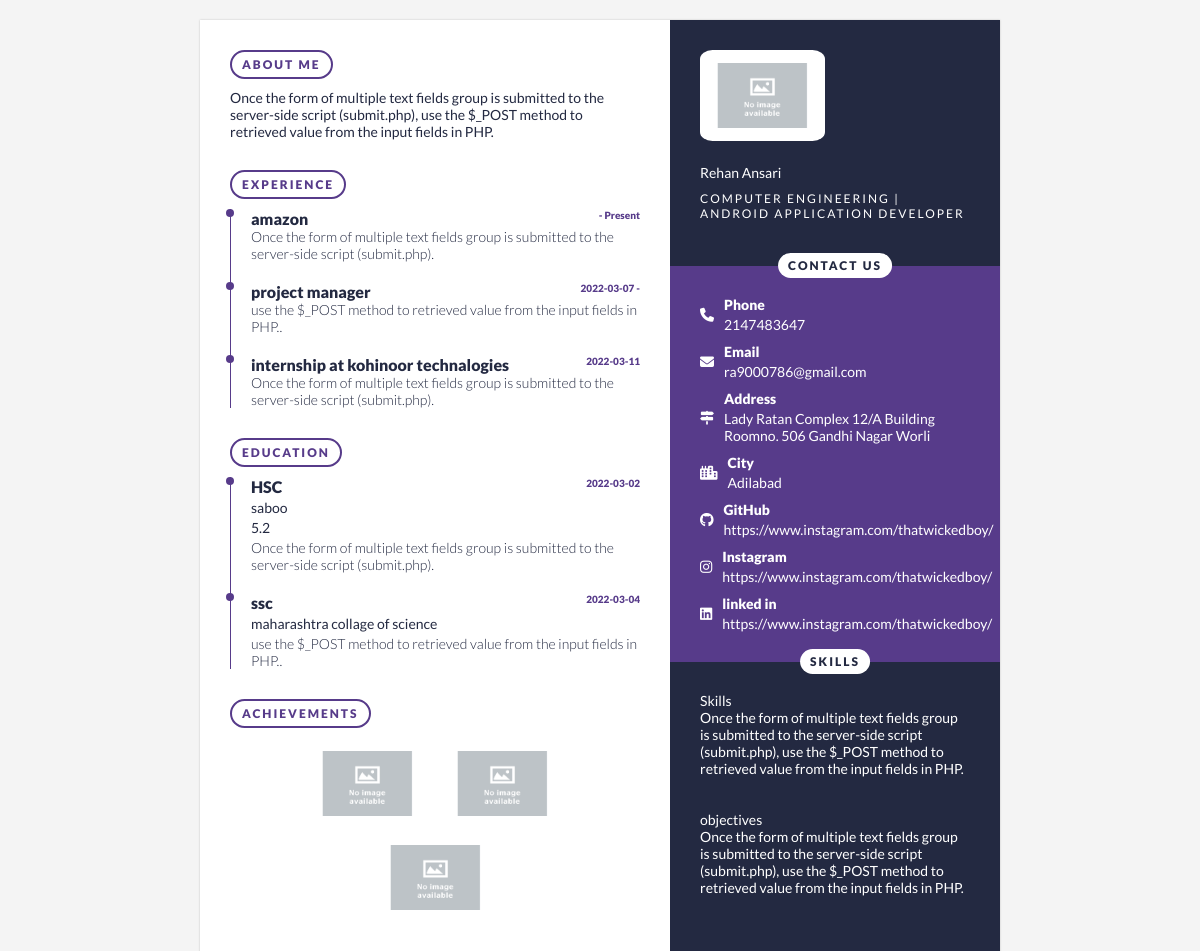
/Admin/Resume-Design/index.php?id=151, run on the app's committed database.
### tables this page shows
CREATE TABLE `resumedetail` (
  `ID` int(11) NOT NULL,
  `name` varchar(25) NOT NULL,
  `contact` int(10) NOT NULL,
  `address` varchar(500) NOT NULL,
  `email` varchar(20) NOT NULL,
  `about` varchar(500) NOT NULL,
  `githublink` varchar(50) NOT NULL,
  `instalink` varchar(50) NOT NULL,
  `linkedinlink` varchar(50) NOT NULL,
  `city` varchar(50) NOT NULL,
  `studies` varchar(50) NOT NULL,
  `occupation` varchar(50) NOT NULL,
  `position` varchar(500) NOT NULL,
  `workdate` varchar(50) NOT NULL,
  `workabout` varchar(500) NOT NULL,
  `education` varchar(500) NOT NULL,
  `university` varchar(500) NOT NULL,
  `cgpa` double NOT NULL,
  `edudate` varchar(50) NOT NULL,
  `eduabout` varchar(500) NOT NULL,
  `skills` varchar(500) NOT NULL,
  `objectives` varchar(500) NOT NULL,
  `profilepic` varchar(100) NOT NULL,
  `achivements` varchar(100) NOT NULL
);

### Admin/Resume-Design/index.php (the view, shortened to what this page needs)
<?php
include '../conn.php';
$ids = $_GET['id'];
$showquery = "select * from resumedetail where ID={$ids}";
$showdata = mysqli_query($conn,$showquery);
$arrdata = mysqli_fetch_array($showdata);
$position = $arrdata['position'];
$exp = explode(",", $position);
$workdate = $arrdata['workdate'];
$WD = explode(",", $workdate);
$workabout = $arrdata['workabout'];
$WA = explode(",", $workabout);
$edu = $arrdata['education'];
$EDU = explode(",", $edu);
$uni = $arrdata['university'];
$UNI = explode(",", $uni);
$cg = $arrdata['cgpa'];
$cgpa = explode(",", $cg);
$edudate = $arrdata['edudate'];
$EDUD = explode(",", $edudate);
$eduabout = $arrdata['eduabout'];
$EDUA = explode(",", $eduabout);
$ach = $arrdata['achivements'];
$achive = explode(",", $ach);
?>
<!DOCTYPE html>
<html>
<head>
	<link rel="stylesheet" type="text/css" href="styles.css">
</head>
<body>
	<div class="wrapper">
		<div class="resume_design">
			<div class="resume_left">
				<div class="about_sec">
					<div class="button">About Me</div>
					<p><?php echo $arrdata['about']; ?></p>
				</div>
				<div class="exp_sec">
					<div class="button">Experience</div>
					<ul>
						<li>
							<div class="item">
								<div class="item_grp">
									<p class="title"><?php echo $exp[0]; ?></p>
									<span class="timeline"><?php echo $WD[0]; ?> - Present</span>
								</div>
								<p class="content"><?php echo $WA[0]; ?>.</p>
							</div>
						</li>
						<li>
							<div class="item">
								<div class="item_grp">
								<?php if (empty($exp[1])) : ?>
										<p class="content">Data Not Given</p>
									<?php else : ?>
										<p class="title"><?php echo $exp[1]; ?></p>
									<?php endif; ?>
									<?php if (empty($WD[1])) : ?>
										<p class="content">Data Not Given</p>
									<?php else : ?>
										<span class="timeline"><?php echo $WD[1]; ?> - <?php echo $WD[0]; ?></span>
									<?php endif; ?>
								</div>
								<?php if (empty($WA[1])) : ?>
										<p class="content">Data Not Given</p>
									<?php else : ?>
										<p class="content"><?php echo $WA[1]; ?>.</p>
									<?php endif; ?>
							</div>
						</li>
						<li>
							<div class="item">
								<div class="item_grp">
									<?php if (empty($exp[2])) : ?>
										<p class="content">Data Not Given</p>
									<?php else : ?>
										<p class="title"><?php echo $exp[2]; ?></p>
									<?php endif; ?>
									<?php if (empty($WD[2])) : ?>
									<?php else : ?>
										<span class="timeline"><?php echo $WD[2]; ?></span>
									<?php endif; ?>
								</div>
								<?php if (empty($WA[2])) : ?>
									<?php else : ?>
										<p class="content"><?php echo $WA[2]; ?>.</p>
									<?php endif; ?>
							</div>
						</li>
					</ul>
				</div>
				<div class="edu_sec">
					<div class="button">Education</div>
					<ul>
						<li>
							<div class="item">
								<div class="item_grp">
									<p class="title"><?php echo $EDU[0]; ?></p>
									<p class="sub_title"><?php echo $UNI[0]; ?></p>
									<p class="sub_title"><?php echo $cgpa[0]; ?></p>
									<span class="timeline"><?php echo $EDUD[0]; ?></span>
								</div>
								<p class="content"><?php echo $EDUA[0]; ?>.</p>
							</div>
						</li>
						<li>
						<div class="item">
								<div class="item_grp">
								<?php if (empty($EDU[1])) : ?>
										<p class="content">Data Not Given</p>
									<?php else : ?>
										<p class="title"><?php echo $EDU[1]; ?></p>
									<?php endif; ?>
									<?php if (empty($UNI[1])) : ?>
									<?php else : ?>
										<p class="sub_title"><?php echo $UNI[1]; ?></p>
									<?php endif; ?>
									<?php if (empty($EDUD[1])) : ?>
									<?php else : ?>
										<span class="timeline"><?php echo $EDUD[1]; ?></span>
									<?php endif; ?>
								</div>
								<?php if (empty($EDUA[1])) : ?>
									<?php else : ?>
										<p class="content"><?php echo $EDUA[1]; ?>.</p>
									<?php endif; ?>
							</div>
						</li>
					</ul>
				</div>
				<div class="achievement_sec">
					<div class="button">Achievements</div>
					<div class="image-container">
						<div class="img_holder2">
						<img id="img1" src="../../Resume Page/assets/achivements/<?php     echo $achive[0];     ?>" alt="Not Uploaded" onerror=this.src="../../images/no-image.png">
					    </div>
						<div class="img_holder2">
						<img id="img2" src="../../Resume Page/assets/achivements/<?php     echo $achive[1];     ?>" alt="Not Uploaded" onerror=this.src="../../images/no-image.png">
					    </div>
					</div>
					<div class="image-container">
						<div class="img_holder2">
						<img id="img1" src="../../Resume Page/assets/achivements/<?php     echo $achive[2];     ?>" alt="Not Uploaded" onerror=this.src="../../images/no-image.png">
					    </div>
					</div>
				</div>
			</div>
			<div class="resume_right">
				<div class="profile_sec">
					<div class="img_holder">
						<img src="../../Resume Page/<?php     echo $arrdata['profilepic'];     ?>" alt="Not Uploaded" onerror=this.src="../../images/no-image.png">
					</div>
					<div class="profile_info">
						<p class="name"><?php     echo $arrdata['name'];     ?></p>
						<p class="role"><?php echo $arrdata['studies']; ?> | <?php echo $arrdata['occupation']; ?> <br> <br> </p>
					</div>
				</div>
				<div class="contact_sec">
					<div class="button">Contact US</div>
					<ul>
						<li class="item">
							<div class="icon">
								<i class="fas fa-phone"></i>
							</div>
							<div class="content">
								<p class="title">Phone</p>
								<p class="subtitle"><?php echo $arrdata['contact']; ?></p>
							</div>
						</li>
						<li class="item">
							<div class="icon">
								<i class="fas fa-envelope"></i>
							</div>
							<div class="content">
								<p class="title">Email</p>
								<p class="subtitle"><?php echo $arrdata['email']; ?></p>
							</div>
						</li>
						<li class="item">
							<div class="icon">
								<i class="fas fa-map-signs"></i>
							</div>
							<div class="content">
								<p class="title">Address</p>
								<p class="subtitle"><?php echo $arrdata['address']; ?></p>
							</div>
						</li>
						<li class="item">
							<div class="icon">
							<i class="fa-solid fa-city"></i>
							</div>
							<div class="content">
								<p class="title">City</p>
								<p class="subtitle"><?php echo $arrdata['city']; ?></p>
							</div>
						</li>
						<li class="item">
							<div class="icon">
								<i class="fa-brands fa-github"></i>
							</div>
							<div class="content">
								<p class="title">GitHub</p>
								<p class="subtitle"><?php echo $arrdata['githublink']; ?></p>
							</div>
						</li>
						<li class="item">
							<div class="icon">
								<i class="fa-brands fa-instagram"></i>
							</div>
							<div class="content">
								<p class="title">Instagram</p>
								<p class="subtitle"><?php echo $arrdata['instalink']; ?></p>
							</div>
						</li>
						<li class="item">
							<div class="icon">
							<i class="fa-brands fa-linkedin"></i>
							</div>
							<div class="content">
								<p class="title">linked in</p>
								<p class="subtitle"><?php echo $arrdata['linkedinlink']; ?></p>
							</div>
						</li>
					</ul>
				</div>
				<div class="skills_sec">
					<div class="button">Skills</div>
					<div class="content">
								<p class="title">Skills</p>
								<p class="subtitle"><?php echo $arrdata['skills']; ?></p></br></br>
							</div>
							<div class="content">
								<p class="title">objectives</p>
								<p class="subtitle"><?php echo $arrdata['objectives']; ?></p></br></br>
							</div>
				</div>
			</div>
		</div>
	</div>
</body>
</html>

### Admin/Resume-Design/styles.css (style rules this page uses)
:root { --bgcolor: #f4f4f4; --resume-left-bgc: #fff; --resume-right-bgc: #232941; --green: #573b8a; --white: #fff; --primary: #232941; }
* { margin: 0; padding: 0; box-sizing: border-box; font-family: 'Lato', sans-serif; list-style: none; text-decoration: none; }
body { background: var(--bgcolor); font-size: 14px; color: var(--primary); }
.wrapper { display: flex; align-items: center; justify-content: center; padding: 20px; }
.resume_design { width: 800px; max-width: 100%; display: flex; box-shadow: 0 0 2px rgba(0,0,0,0.2); }
.resume_design .resume_left { background: var(--resume-left-bgc); width: 500px; padding: 30px; }
.resume_design .resume_right { background: var(--resume-right-bgc); color: var(--white); width: 330px; }
.resume_design .resume_left > div { margin-bottom: 30px; }
.resume_design .resume_left > div:last-child { margin-bottom: 0; }
.resume_design .resume_left .button { margin-bottom: 10px; text-transform: uppercase; border: 2px solid var(--green); color: var(--green); display: inline-block; padding: 5px 10px; border-radius: 20px; font-weight: 900; letter-spacing: 2px; font-size: 12px; }
.resume_design .resume_left .about_sec p { margin-bottom: 10px; }
.resume_design .resume_left .about_sec p:last-child { margin-bottom: 0; }
.resume_design .resume_left ul li { padding-left: 20px; padding-bottom: 20px; position: relative; }
.resume_design .resume_left ul li:last-child { padding-bottom: 0; }
.resume_design .resume_left ul li { border-left: 1px solid var(--green); }
.resume_design .resume_left ul li:before { content: ""; position: absolute; top: 0; left: -5px; width: 8px; height: 8px; background: var(--green); border-radius: 50%; }
.resume_design .resume_left ul li .title { font-weight: 900; font-size: 16px; }
.resume_design .resume_left ul li .sub_title { margin: 3px 0; }
.resume_design .resume_left ul li .content { font-weight: 300; }
.resume_design .resume_left ul li .item_grp { position: relative; }
.resume_design .resume_left ul li .item_grp .timeline { position: absolute; top: 0; margin-bottom: 20px; right: 0; font-size: 10px; color: var(--green); font-weight: 900; }
.resume_design .resume_right .profile_sec, .resume_design .resume_right .contact_sec, .resume_design .resume_right .skills_sec { padding: 30px; }
.resume_design .resume_right .profile_sec img { width: 125px; border-radius: 10%; }
.image-container { display: flex; justify-content: center; }
.image-container img { margin-left: 5px; margin-right: 5px; }
#img1 { width: 125px; border-radius: 10%; }
#img2 { width: 125px; border-radius: 10%; }
.resume_design .resume_right .profile_sec .profile_info { margin-top: 20px; }
.resume_design .resume_right .profile_sec .profile_info .role { margin-top: 10px; text-transform: uppercase; font-size: 12px; letter-spacing: 2px; }
.resume_design .resume_right .contact_sec, .resume_design .resume_right .skills_sec { position: relative; }
.resume_design .resume_right .contact_sec { background: #573b8a; }
.resume_design .resume_right .button { text-transform: uppercase; background: var(--white); color: var(--primary); display: inline-block; padding: 5px 10px; border-radius: 20px; font-weight: 900; letter-spacing: 2px; font-size: 12px; position: absolute; top: -13px; left: 50%; transform: translateX(-50%); }
.resume_design .resume_right .contact_sec ul li { display: flex; align-items: center; margin-bottom: 10px; }
.resume_design .resume_right .contact_sec ul li:last-child { margin-bottom: 0; }
.resume_design .resume_right .contact_sec ul li .icon { margin-right: 10px; }
.resume_design .resume_right .contact_sec ul li .content .title { margin-bottom: 3px; font-weight: 900; }

### data on the page
resumedetail: about "Once the form of multiple text fields group is submitted to the server-side script (submit.php), use the $_POST method to retrieved value from the input fields in PHP.", position "amazon", workabout "Once the form of multiple text fields group is submitted to the server-side script (submit.php)", position "project manager", workdate "2022-03-07", workabout "use the $_POST method to retrieved value from the input fields in PHP.", position "internship at kohinoor technalogies", workdate "2022-03-11", education "HSC", university "saboo", cgpa "5.2", edudate "2022-03-02", eduabout "Once the form of multiple text fields group is submitted to the server-side script (submit.php)", education "ssc", university "maharashtra collage of science", edudate "2022-03-04", eduabout "use the $_POST method to retrieved value from the input fields in PHP.", name "Rehan Ansari", studies "COMPUTER ENGINEERING", occupation "ANDROID APPLICATION DEVELOPER", contact "2147483647", email "ra9000786@gmail.com", address "Lady Ratan Complex 12/A Building Roomno. 506 Gandhi Nagar Worli", city "Adilabad", githublink "https://www.instagram.com/thatwickedboy/", instalink "https://www.instagram.com/thatwickedboy/", linkedinlink "https://www.instagram.com/thatwickedboy/", skills "Once the form of multiple text fields group is submitted to the server-side script (submit.php), use the $_POST method to retrieved value from the input fields in PHP.", objectives "Once the form of multiple text fields group is submitted to the server-side script (submit.php), use the $_POST method to retrieved value from the input fields in PHP."
